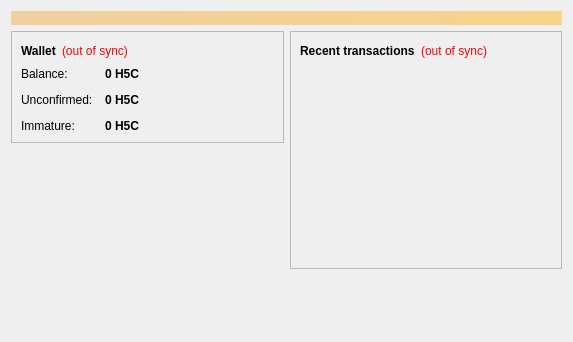
<?xml version="1.0" encoding="UTF-8"?>
<ui version="4.0">
 <class>OverviewPage</class>
 <widget class="QWidget" name="OverviewPage">
  <property name="geometry">
   <rect>
    <x>0</x>
    <y>0</y>
    <width>573</width>
    <height>342</height>
   </rect>
  </property>
  <property name="windowTitle">
   <string>Form</string>
  </property>
  <layout class="QVBoxLayout" name="topLayout">
   <item>
    <widget class="QLabel" name="labelAlerts">
     <property name="visible">
      <bool>false</bool>
     </property>
     <property name="styleSheet">
      <string notr="true">background-color: qlineargradient(x1: 0, y1: 0, x2: 1, y2: 0, stop:0 #F0D0A0, stop:1 #F8D488); color:#000000;</string>
     </property>
     <property name="wordWrap">
      <bool>true</bool>
     </property>
     <property name="margin">
      <number>3</number>
     </property>
    </widget>
   </item>
   <item>
    <layout class="QHBoxLayout" name="horizontalLayout" stretch="1,1">
     <item>
      <layout class="QVBoxLayout" name="verticalLayout_2">
       <item>
        <widget class="QFrame" name="frame">
         <property name="frameShape">
          <enum>QFrame::StyledPanel</enum>
         </property>
         <property name="frameShadow">
          <enum>QFrame::Raised</enum>
         </property>
         <layout class="QVBoxLayout" name="verticalLayout_4">
          <item>
           <layout class="QHBoxLayout" name="horizontalLayout_4">
            <item>
             <widget class="QLabel" name="label_5">
              <property name="font">
               <font>
                <weight>75</weight>
                <bold>true</bold>
               </font>
              </property>
              <property name="text">
               <string>Wallet</string>
              </property>
             </widget>
            </item>
            <item>
             <widget class="QLabel" name="labelWalletStatus">
              <property name="toolTip">
               <string>The displayed information may be out of date. Your wallet automatically synchronizes with the HighFiveCoin network after a connection is established, but this process has not completed yet.</string>
              </property>
              <property name="styleSheet">
               <string notr="true">QLabel { color: red; }</string>
              </property>
              <property name="text">
               <string notr="true">(out of sync)</string>
              </property>
              <property name="alignment">
               <set>Qt::AlignLeading|Qt::AlignLeft|Qt::AlignVCenter</set>
              </property>
             </widget>
            </item>
            <item>
             <spacer name="horizontalSpacer_2">
              <property name="orientation">
               <enum>Qt::Horizontal</enum>
              </property>
              <property name="sizeHint" stdset="0">
               <size>
                <width>40</width>
                <height>20</height>
               </size>
              </property>
             </spacer>
            </item>
           </layout>
          </item>
          <item>
           <layout class="QFormLayout" name="formLayout_2">
            <property name="fieldGrowthPolicy">
             <enum>QFormLayout::AllNonFixedFieldsGrow</enum>
            </property>
            <property name="horizontalSpacing">
             <number>12</number>
            </property>
            <property name="verticalSpacing">
             <number>12</number>
            </property>
            <item row="0" column="0">
             <widget class="QLabel" name="label">
              <property name="text">
               <string>Balance:</string>
              </property>
             </widget>
            </item>
            <item row="0" column="1">
             <widget class="QLabel" name="labelBalance">
              <property name="font">
               <font>
                <weight>75</weight>
                <bold>true</bold>
               </font>
              </property>
              <property name="cursor">
               <cursorShape>IBeamCursor</cursorShape>
              </property>
              <property name="toolTip">
               <string>Your current balance</string>
              </property>
              <property name="text">
               <string notr="true">0 H5C</string>
              </property>
              <property name="textInteractionFlags">
               <set>Qt::LinksAccessibleByMouse|Qt::TextSelectableByKeyboard|Qt::TextSelectableByMouse</set>
              </property>
             </widget>
            </item>
            <item row="1" column="0">
             <widget class="QLabel" name="label_3">
              <property name="text">
               <string>Unconfirmed:</string>
              </property>
             </widget>
            </item>
            <item row="1" column="1">
             <widget class="QLabel" name="labelUnconfirmed">
              <property name="font">
               <font>
                <weight>75</weight>
                <bold>true</bold>
               </font>
              </property>
              <property name="cursor">
               <cursorShape>IBeamCursor</cursorShape>
              </property>
              <property name="toolTip">
               <string>Total of transactions that have yet to be confirmed, and do not yet count toward the current balance</string>
              </property>
              <property name="text">
               <string notr="true">0 H5C</string>
              </property>
              <property name="textInteractionFlags">
               <set>Qt::LinksAccessibleByMouse|Qt::TextSelectableByKeyboard|Qt::TextSelectableByMouse</set>
              </property>
             </widget>
            </item>
            <item row="2" column="0">
             <widget class="QLabel" name="labelImmatureText">
              <property name="text">
               <string>Immature:</string>
              </property>
             </widget>
            </item>
            <item row="2" column="1">
             <widget class="QLabel" name="labelImmature">
              <property name="font">
               <font>
                <weight>75</weight>
                <bold>true</bold>
               </font>
              </property>
              <property name="toolTip">
               <string>Mined balance that has not yet matured</string>
              </property>
              <property name="text">
               <string notr="true">0 H5C</string>
              </property>
              <property name="textInteractionFlags">
               <set>Qt::LinksAccessibleByMouse|Qt::TextSelectableByKeyboard|Qt::TextSelectableByMouse</set>
              </property>
             </widget>
            </item>
           </layout>
          </item>
         </layout>
        </widget>
       </item>
       <item>
        <spacer name="verticalSpacer">
         <property name="orientation">
          <enum>Qt::Vertical</enum>
         </property>
         <property name="sizeHint" stdset="0">
          <size>
           <width>20</width>
           <height>40</height>
          </size>
         </property>
        </spacer>
       </item>
        <item>
         <widget class="QLabel" name="label_wallet_bgcoin">
          <property name="text">
           <string/>
          </property>
          <property name="pixmap">
           <pixmap resource="../bitcoin.qrc">:/images/wallet_bgcoin</pixmap>
          </property>
          <property name="scaledContents">
           <bool>false</bool>
          </property>
          <property name="alignment">
           <set>Qt::AlignCenter</set>
          </property>
          <property name="margin">
           <number>-2</number>
          </property>
         </widget>
        </item>
        <item>
         <widget class="QLabel" name="label_6">
          <property name="text">
           <string/>
          </property>
         </widget>
        </item>
      </layout>
     </item>
     <item>
      <layout class="QVBoxLayout" name="verticalLayout_3">
       <item>
        <widget class="QFrame" name="frame_2">
         <property name="frameShape">
          <enum>QFrame::StyledPanel</enum>
         </property>
         <property name="frameShadow">
          <enum>QFrame::Raised</enum>
         </property>
         <layout class="QVBoxLayout" name="verticalLayout">
          <item>
           <layout class="QHBoxLayout" name="horizontalLayout_2">
            <item>
             <widget class="QLabel" name="label_4">
              <property name="text">
               <string>&lt;b&gt;Recent transactions&lt;/b&gt;</string>
              </property>
             </widget>
            </item>
            <item>
             <widget class="QLabel" name="labelTransactionsStatus">
              <property name="toolTip">
               <string>The displayed information may be out of date. Your wallet automatically synchronizes with the HighFiveCoin network after a connection is established, but this process has not completed yet.</string>
              </property>
              <property name="styleSheet">
               <string notr="true">QLabel { color: red; }</string>
              </property>
              <property name="text">
               <string notr="true">(out of sync)</string>
              </property>
              <property name="alignment">
               <set>Qt::AlignRight|Qt::AlignTrailing|Qt::AlignVCenter</set>
              </property>
             </widget>
            </item>
            <item>
             <spacer name="horizontalSpacer">
              <property name="orientation">
               <enum>Qt::Horizontal</enum>
              </property>
              <property name="sizeHint" stdset="0">
               <size>
                <width>40</width>
                <height>20</height>
               </size>
              </property>
             </spacer>
            </item>
           </layout>
          </item>
          <item>
           <widget class="QListView" name="listTransactions">
            <property name="styleSheet">
             <string notr="true">QListView { background: transparent; }</string>
            </property>
            <property name="frameShape">
             <enum>QFrame::NoFrame</enum>
            </property>
            <property name="verticalScrollBarPolicy">
             <enum>Qt::ScrollBarAlwaysOff</enum>
            </property>
            <property name="horizontalScrollBarPolicy">
             <enum>Qt::ScrollBarAlwaysOff</enum>
            </property>
            <property name="selectionMode">
             <enum>QAbstractItemView::NoSelection</enum>
            </property>
           </widget>
          </item>
         </layout>
        </widget>
       </item>
       <item>
        <spacer name="verticalSpacer_2">
         <property name="orientation">
          <enum>Qt::Vertical</enum>
         </property>
         <property name="sizeHint" stdset="0">
          <size>
           <width>20</width>
           <height>40</height>
          </size>
         </property>
        </spacer>
       </item>
      </layout>
     </item>
    </layout>
   </item>
  </layout>
 </widget>
 <resources/>
 <connections/>
</ui>
